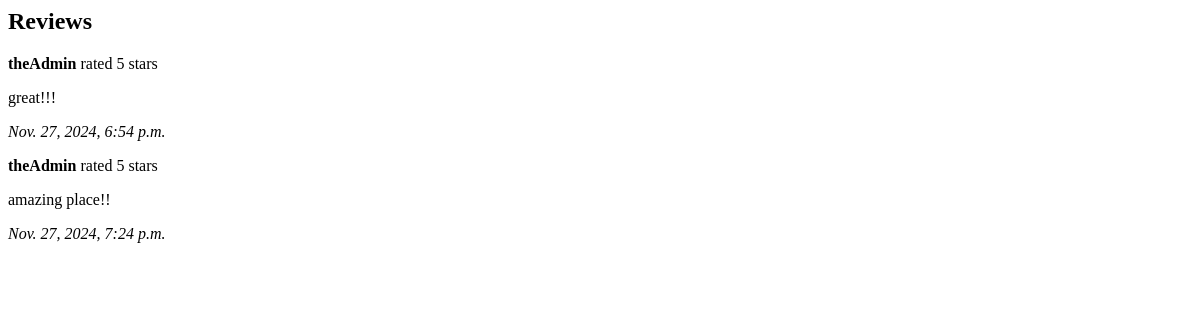
The page /reviews/ on the database as committed earlier.
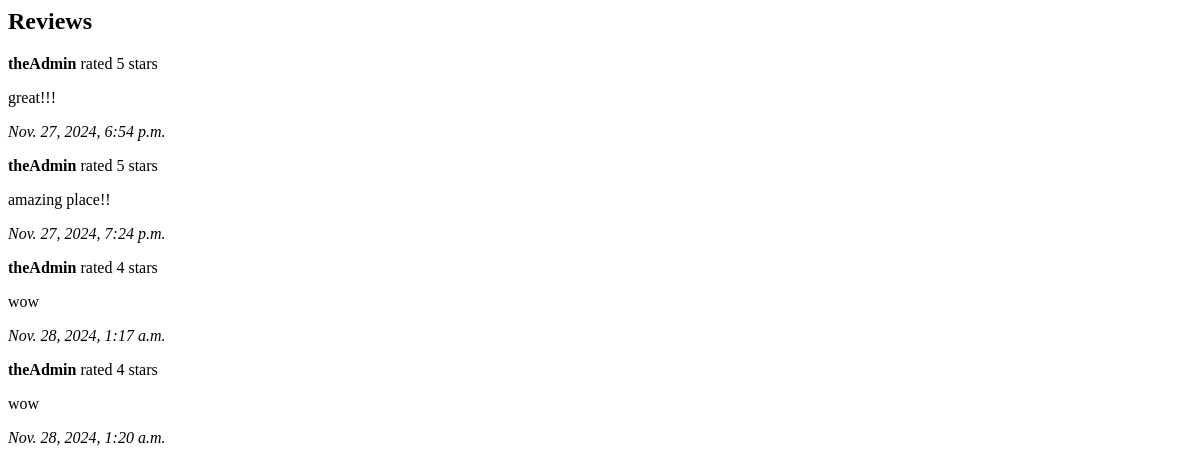
The same page on the database as committed later.
### savanna_grill/models.py (models this page shows, shortened)
class Review(models.Model):
    user = models.ForeignKey(User, on_delete=models.CASCADE)
    review = models.TextField()  # The review content
    rating = models.PositiveIntegerField()  # A numeric rating eg 1 to 5
    created_at = models.DateTimeField(auto_now_add=True)  # Timestamp of when the review was created

### savanna_grill/views.py (the view)
# urls.py: path('reviews/', views.view_reviews, name='reviews'),
def view_reviews(request):
    reviews = Review.objects.all()  # Fetch all reviews
    return render(request, 'view_reviews.html', {'reviews': reviews})

### templates/view_reviews.html
<h2>Reviews</h2>
{% for review in reviews %}
    <div>
        <p><strong>{{ review.user }}</strong> rated {{ review.rating }} stars</p>
        <p>{{ review.review }}</p>
        <p><em>{{ review.created_at }}</em></p>
    </div>
{% endfor %}

Rows that differ between the two databases and show on the page:
added Review: user "theAdmin", rating "4", review "wow", created_at "Nov. 28, 2024, 1:17 a.m."
added Review: user "theAdmin", rating "4", review "wow", created_at "Nov. 28, 2024, 1:20 a.m."
